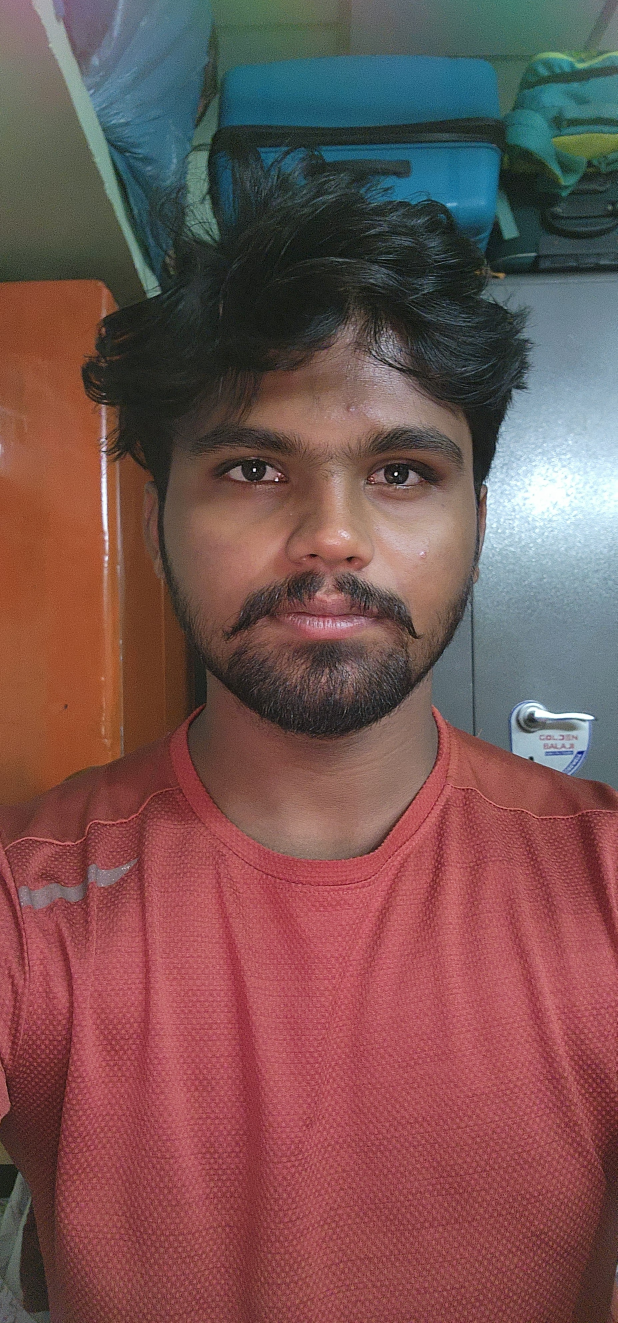
#> input picture backend/owner_faces/owner_face1.png, 1852 x 3968 px (shown at 1/3 size)
$ python -i recognize_uploaded.py   (imports and definitions only)
#> lines starting #> are read from the running program, lines starting #| are printed output that depends on the picture
import cv2
import os

recognizer = cv2.face.LBPHFaceRecognizer_create()

MODEL_PATH = os.path.join(
    os.path.dirname(__file__),
    "..",
    "ai_recognition",
    "owner_model.yml"
)

# [1 line not run here, left out]

face_detector = cv2.CascadeClassifier(
    cv2.data.haarcascades +
    "haarcascade_frontalface_default.xml"
)


def recognize_person(image_path):

#> called with image_path = 'owner_faces/owner_face1.png'
    image = cv2.imread(image_path)
#> image is the input picture: shape (3968, 1852, 3); mean B, G, R 82.9, 84.5, 119.6

    if image is None:
        return "UNKNOWN"

    gray = cv2.cvtColor(
        image,
        cv2.COLOR_BGR2GRAY
    )
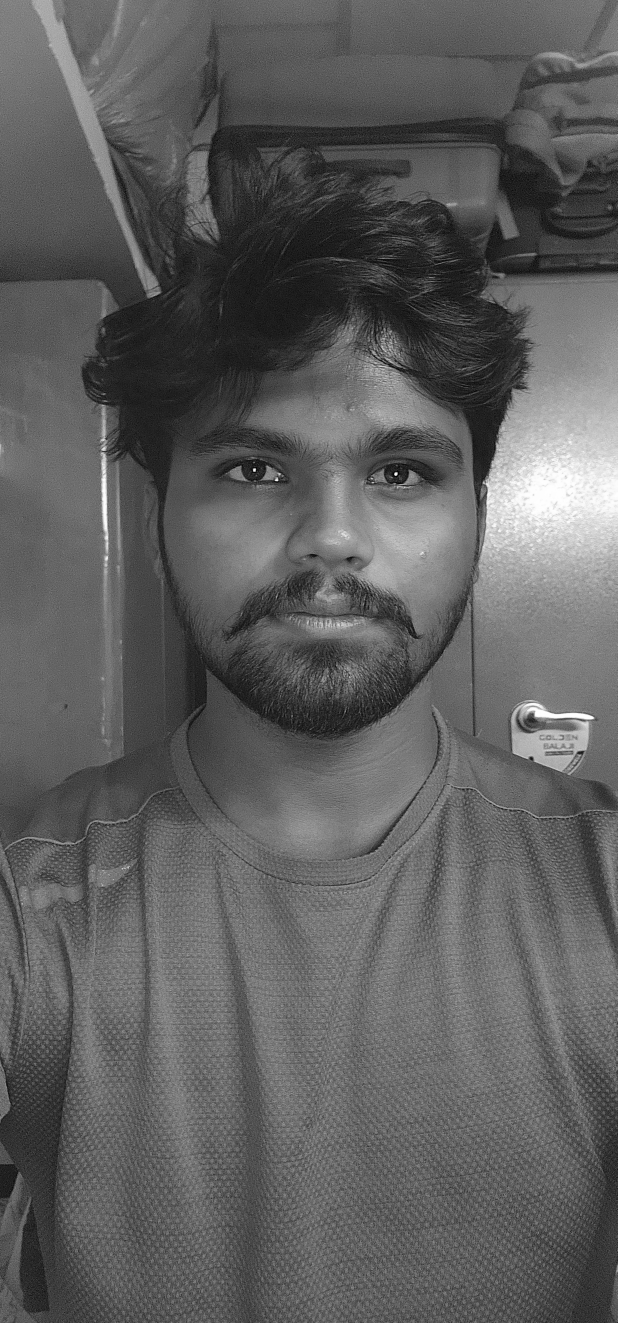
#> gray: shape (3968, 1852) (shown at 1/3 size); min 0, max 255, mean 94.8

    faces = face_detector.detectMultiScale(
        gray,
        scaleFactor=1.1,
        minNeighbors=4,
        minSize=(50, 50)
    )
#> faces = [[577, 520, 59, 59], [813, 3483, 54, 54], [15, 3602, 53, 53], [396, 968, 1188, 1188]]

    print("Faces Found:", len(faces))
#| Faces Found: 4

    for (x, y, w, h) in faces:

        face = gray[y:y+h, x:x+w]

        try:
            face = cv2.resize(
                face,
                (200, 200)
            )
        except:
            continue

        label, confidence = recognizer.predict(face)

        print("Confidence:", confidence)

        # Lower confidence = better match

        if confidence < 100:
            return "OWNER"

        return "INTRUDER"
#> this loop made 1 pass
#> pass 1, in recognize_person, `face = gray[y:y+h, x:x+w]`:
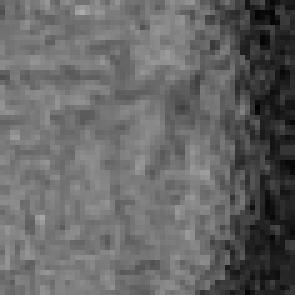
#> face: shape (59, 59) (shown 5 times larger); min 3, max 170, mean 101.9

    return "NO_FACE"

#> (the run stopped early here; a loop or call above may not have finished)

$ run again, on backend/owner_faces/owner_face2.png
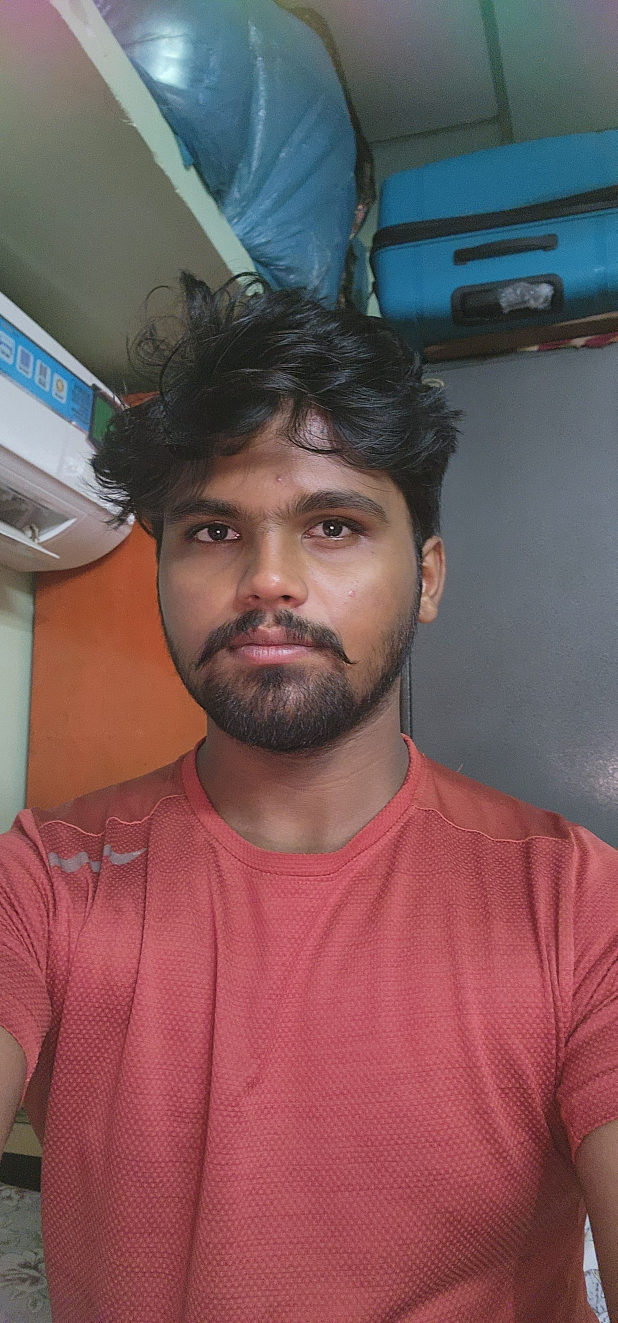
#> input picture backend/owner_faces/owner_face2.png, 1852 x 3968 px (shown at 1/3 size)
#> in recognize_person, image is the input picture: shape (3968, 1852, 3); mean B, G, R 91.6, 89.3, 121.4
#> in recognize_person, `gray = cv2.cvtColor( image, cv2.COLOR_BGR2GRAY )`:
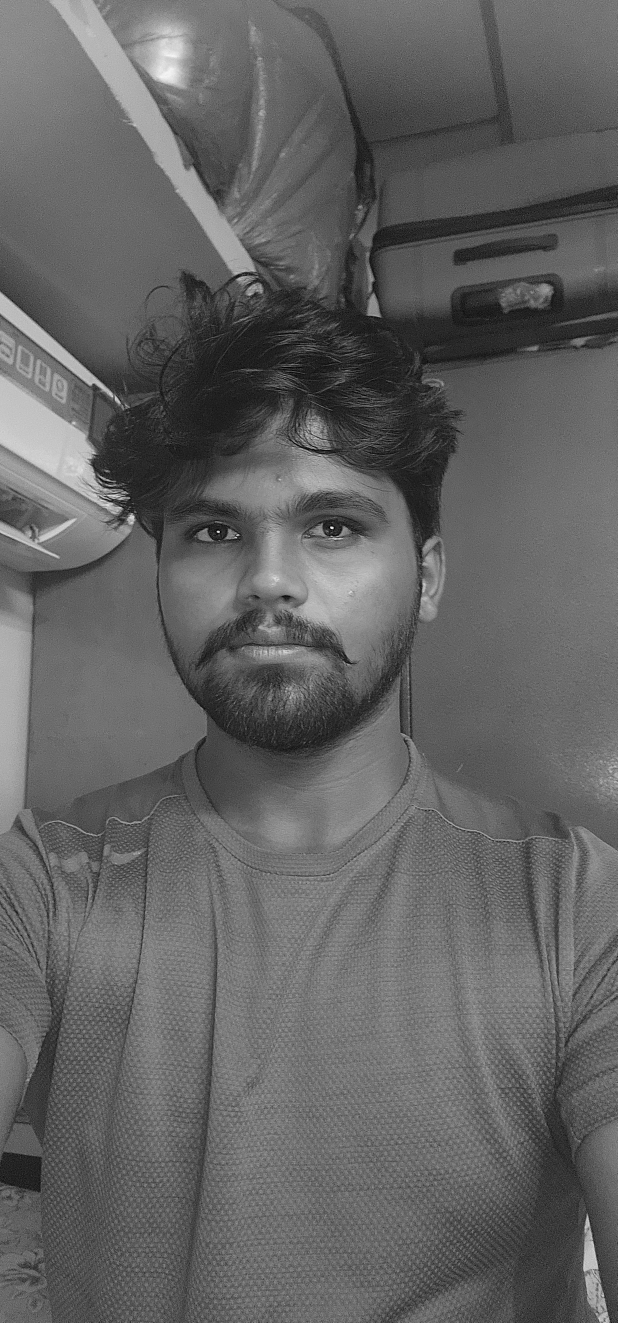
#> gray: shape (3968, 1852) (shown at 1/3 size); min 0, max 247, mean 99.1
#> faces = [[1738, 3789, 75, 75], [357, 1233, 941, 941]]
#| Faces Found: 2
#> the loop in recognize_person, `for (x, y, w, h) in faces: ` made 1 pass
#> pass 1, in recognize_person, `face = gray[y:y+h, x:x+w]`:
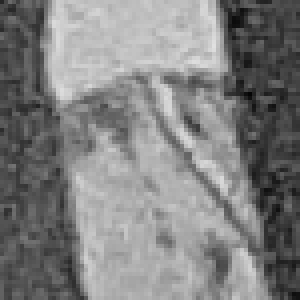
#> face: shape (75, 75) (shown 4 times larger); min 5, max 224, mean 128.3

$ run again, on backend/owner_faces/owner_face3.png
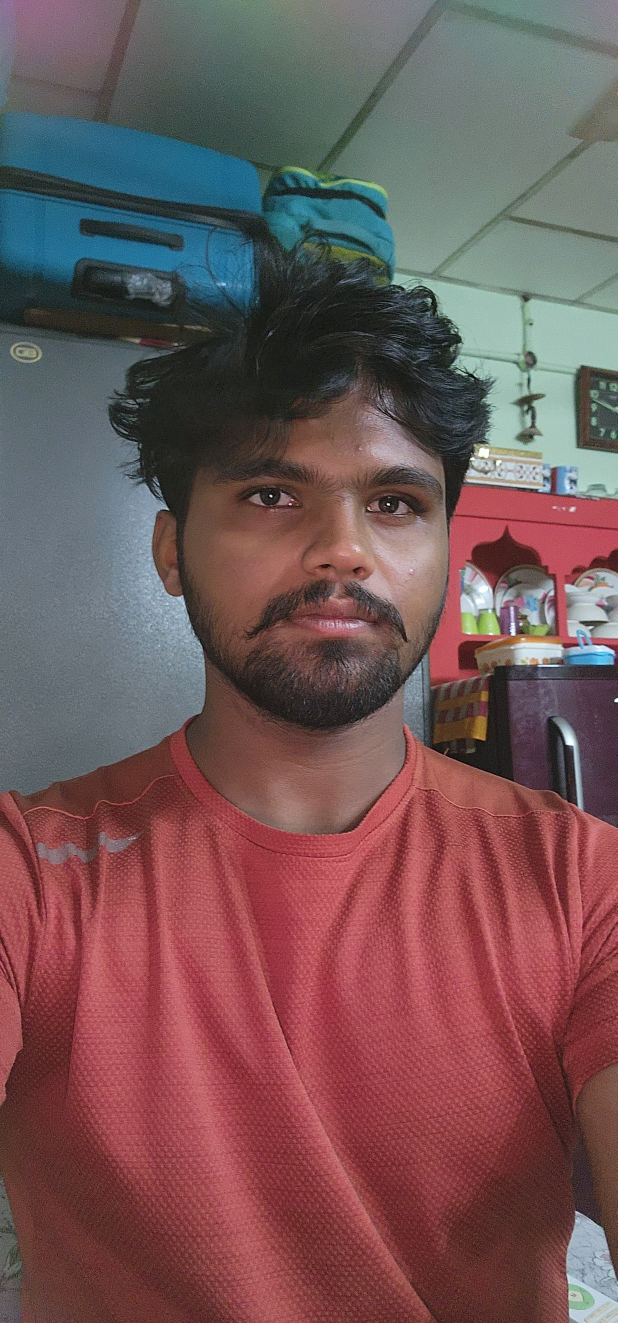
#> input picture backend/owner_faces/owner_face3.png, 1852 x 3968 px (shown at 1/3 size)
#> in recognize_person, image is the input picture: shape (3968, 1852, 3); mean B, G, R 87.5, 86.3, 115.4
#> in recognize_person, `gray = cv2.cvtColor( image, cv2.COLOR_BGR2GRAY )`:
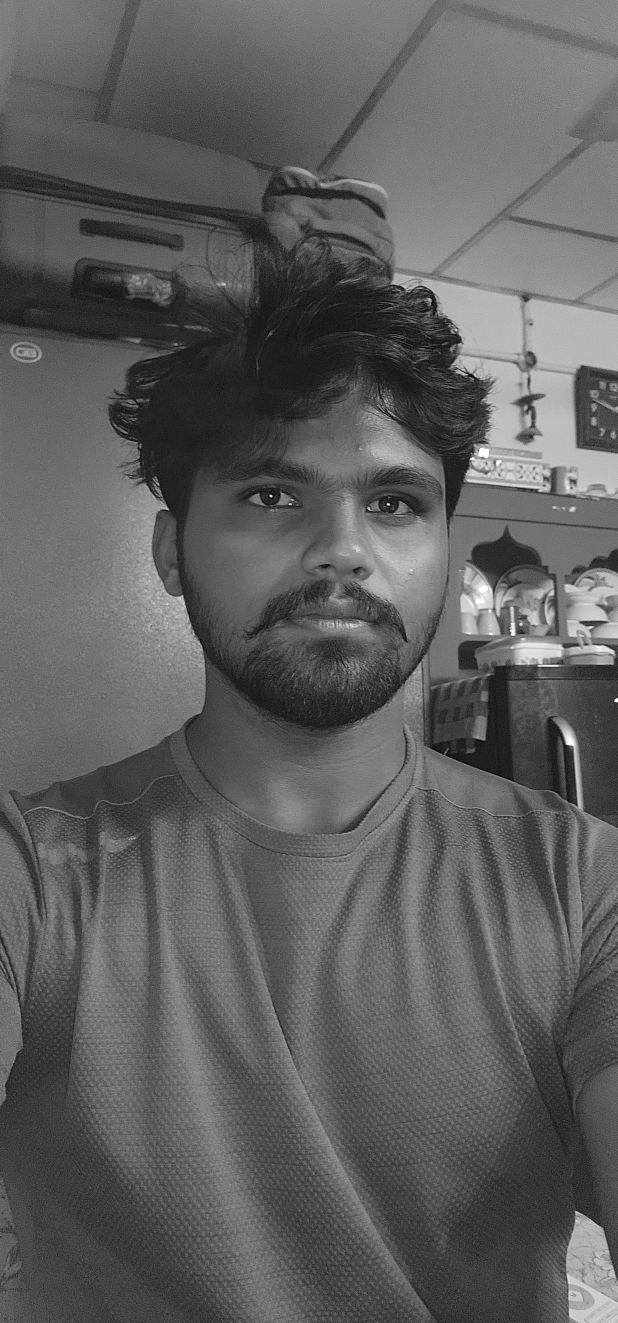
#> gray: shape (3968, 1852) (shown at 1/3 size); min 0, max 255, mean 95.1
#> faces = [[186, 2795, 53, 53], [790, 3054, 52, 52], [1789, 3790, 59, 59], [536, 1141, 946, 946]]
#| Faces Found: 4
#> the loop in recognize_person, `for (x, y, w, h) in faces: ` made 1 pass
#> pass 1, in recognize_person, `face = gray[y:y+h, x:x+w]`:
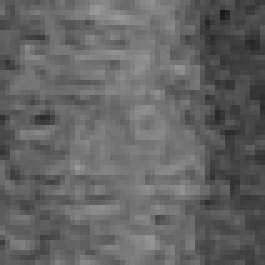
#> face: shape (53, 53) (shown 5 times larger); min 25, max 153, mean 99.9
